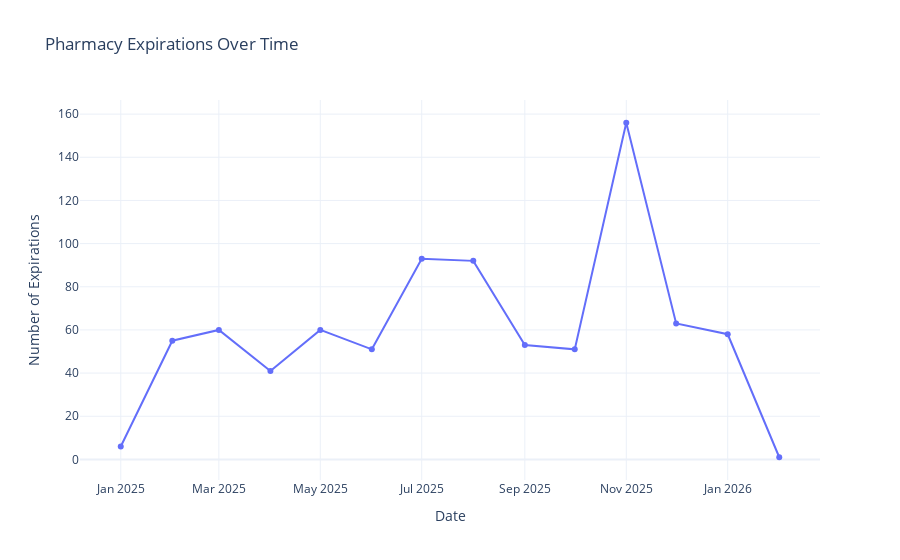

The notebook cell this image was saved under:
### Markdown cell above
# Expiration Date Analysis

### Code cell
# Ensure the Expiration Date is in the correct datetime format
pharmacies['Expiration Date'] = pd.to_datetime(pharmacies['Expiration Date'], errors='coerce')

# Filter out rows with invalid Expiration Date
pharmacies_expiration = pharmacies[pharmacies['Expiration Date'].notna()]

# Extract year and month
pharmacies_expiration['Year'] = pharmacies_expiration['Expiration Date'].dt.year
pharmacies_expiration['Month'] = pharmacies_expiration['Expiration Date'].dt.month

# Filter out rows where the Year is 2024
pharmacies_expiration = pharmacies_expiration[pharmacies_expiration['Year'] != 2024]

# Group by Year and Month and count the number of expirations
expirations_by_year_month = pharmacies_expiration.groupby(['Year', 'Month']).size().reset_index(name='Count')

# Filter out rows where the count of expirations is zero
expirations_by_year_month = expirations_by_year_month[expirations_by_year_month['Count'] > 0]

# Create a "Date" column combining Year and Month for the line plot
expirations_by_year_month['Date'] = pd.to_datetime(expirations_by_year_month[['Year', 'Month']].assign(DAY=1))

# Create the line chart of expirations over time
line_fig = px.line(expirations_by_year_month, 
                   x='Date', 
                   y='Count', 
                   title="Pharmacy Expirations Over Time",
                   labels={'Count': 'Number of Expirations', 'Date': 'Date'},
                   markers=True,  # Mark data points on the line
                   template='plotly_white')

line_fig.show()

### Figure 1 — Plotly figure (JSON) as saved in the notebook; plotly's stock layout.template omitted (floating-point values rounded to 4 significant figures)
{"data": [{"hovertemplate": "Date=%{x}<br>Number of Expirations=%{y}<extra></extra>", "legendgroup": "", "line": {"color": "#636efa", "dash": "solid"}, "marker": {"symbol": "circle"}, "mode": "lines+markers", "name": "", "orientation": "v", "showlegend": false, "x": ["2025-01-01T00:00:00", "2025-02-01T00:00:00", "2025-03-01T00:00:00", "2025-04-01T00:00:00", "2025-05-01T00:00:00", "2025-06-01T00:00:00", "2025-07-01T00:00:00", "2025-08-01T00:00:00", "2025-09-01T00:00:00", "2025-10-01T00:00:00", "2025-11-01T00:00:00", "2025-12-01T00:00:00", "2026-01-01T00:00:00", "2026-02-01T00:00:00"], "xaxis": "x", "y": [6, 55, 60, 41, 60, 51, 93, 92, 53, 51, 156, 63, 58, 1], "yaxis": "y", "type": "scatter"}], "layout": {"xaxis": {"anchor": "y", "domain": [0.0, 1.0], "title": {"text": "Date"}}, "yaxis": {"anchor": "x", "domain": [0.0, 1.0], "title": {"text": "Number of Expirations"}}, "legend": {"tracegroupgap": 0}, "title": {"text": "Pharmacy Expirations Over Time"}}}
